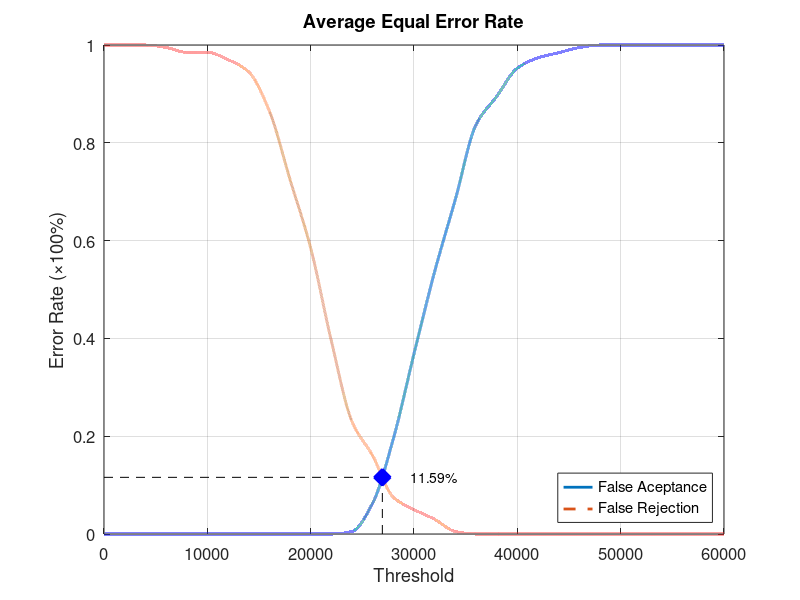
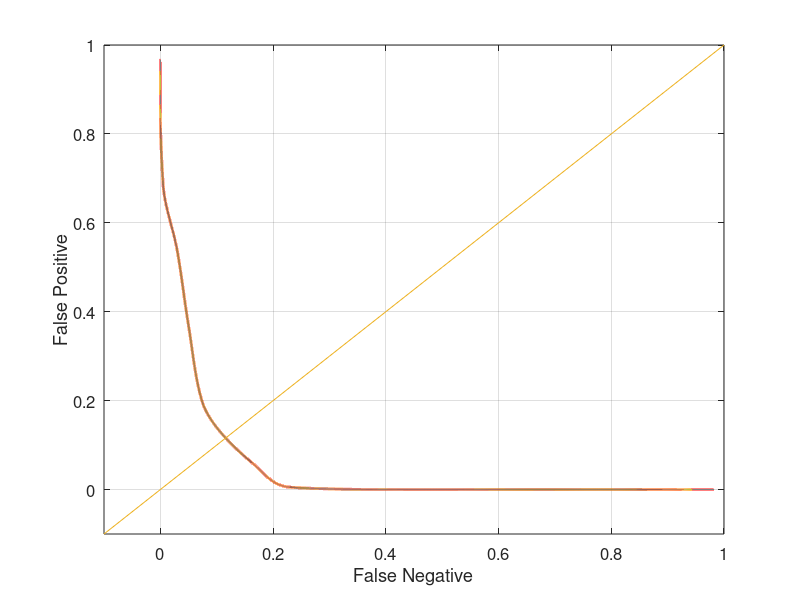

MATLAB code for these plots, in order:
function yEER = Database1_1
close all;
clear;
clc;
x = 0:2000:60000;
xq = 0:0.5:60000;

y0 = [0 0 0 0 0 0 0 0 0 0 0 0 0.00526316 0.0631579 0.194737 0.368421 0.536842 0.684211 0.836842 0.894737 0.952632 0.973684 0.984211 0.994737 1 1 1 1 1 1 1];
yy0 = interp1(x, y0, xq, 'pchip');
y1 = [1 1 1 0.995 0.985 0.985 0.97 0.945 0.865 0.725 0.585 0.395 0.23 0.16 0.075 0.05 0.03 0.005 0 0 0 0 0 0 0 0 0 0 0 0 0];
yy1 = interp1(x, y1, xq, 'pchip');

% Calculating EER: 
y2 = abs(y0 - y1);
find(y2 == min(y2))
yy2 = abs(yy0 - yy1);
xEER = find(yy2 == min(yy2));
xEERIndex = xq(xEER) % X-axis EER
yEER = yy0(xEER) % Y-axis EER

main = figure
plot(xq, yy0,'-','LineWidth', 2);	hold on
plot(xq, yy1,'--','LineWidth', 2);	hold on
plot([xEERIndex xEERIndex], [0 yEER], 'k--');	hold on
plot([0 xEERIndex], [yEER yEER], 'k--');	hold on
plot(xEERIndex, yEER, 'bx', 'LineWidth', 10);	hold on
text(xEERIndex + 10 * xEERIndex / 100, yEER, [num2str(round((10000 * yEER)) / 100) '%'])
legend('False Aceptance', 'False Rejection', 'Location', 'SouthEast')
xlabel('Threshold')
ylabel('Error Rate (\times100%)')
title('Average Equal Error Rate')
set(gca, 'FontSize', 12)
axis([0 60000 0 1])
grid on

print(main, 'Database1_1Main', '-dpng');
FNRxFPR = figure('Color', [1 1 1]);
plot(yy1, yy0, '-', yy1, yy0, 'LineWidth', 2);
hold on
y = -0.1:0.1:1
plot(y, y); 
set(gca, 'FontSize', 12)
xlabel('False Negative')
ylabel('False Positive')
axis([-0.1 1 -0.1 1])
set(gca, 'FontSize', 12)
grid on

print(FNRxFPR, 'Database1_1FNRxFPR','-dpng');
end
